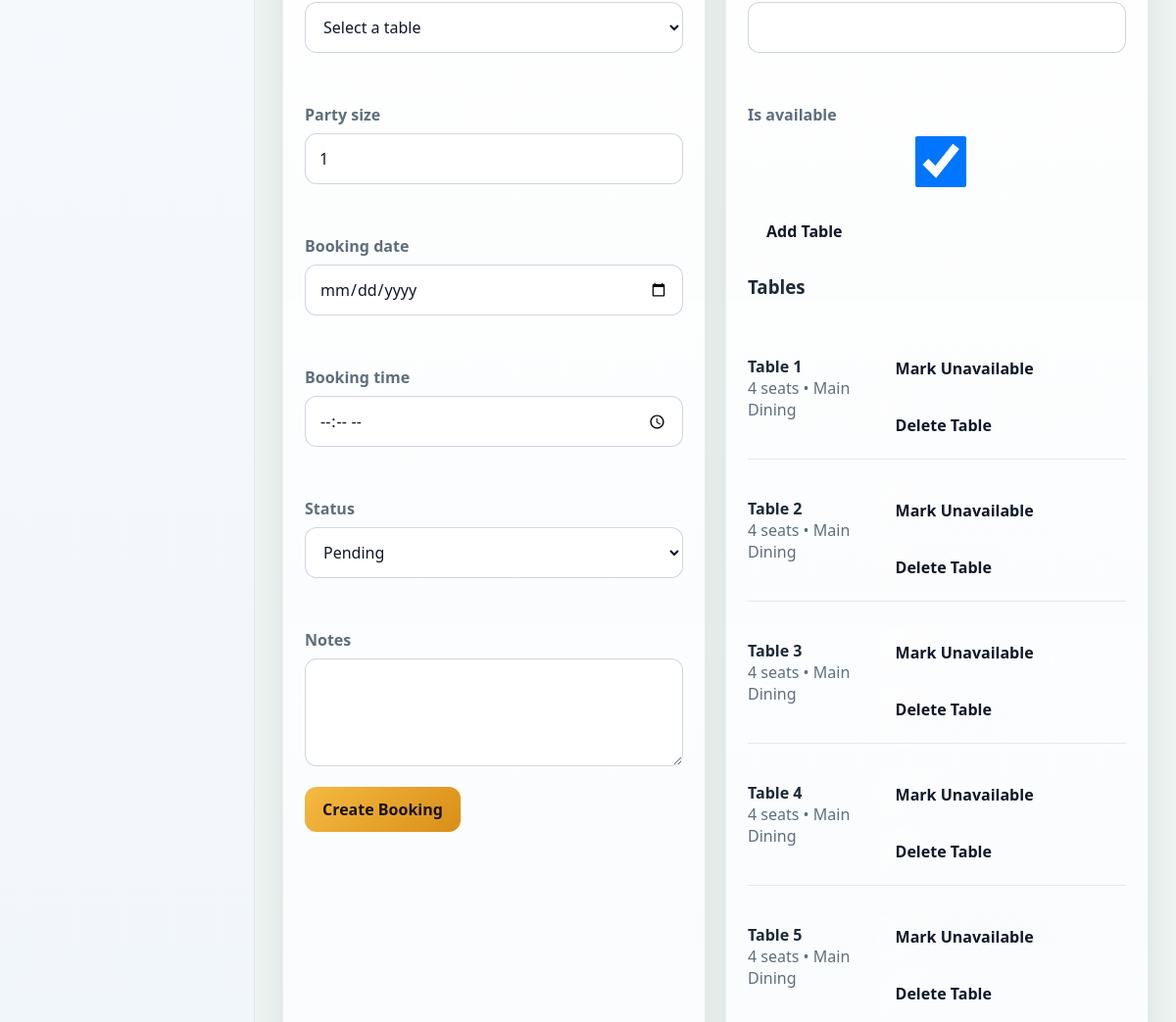
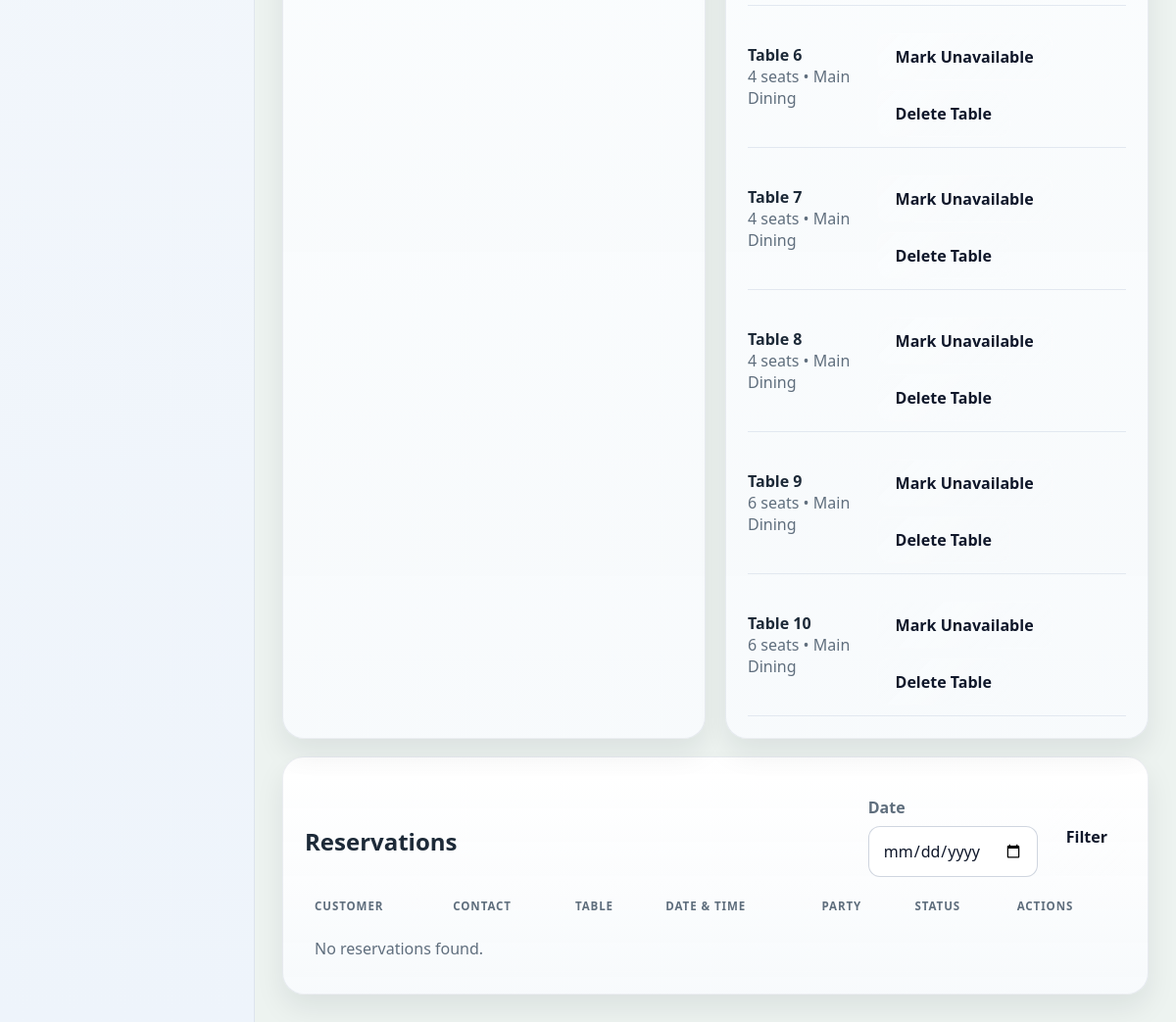
Page /bookings/ (signed in, lower part) on the earlier database version (2 pictures, top to bottom).
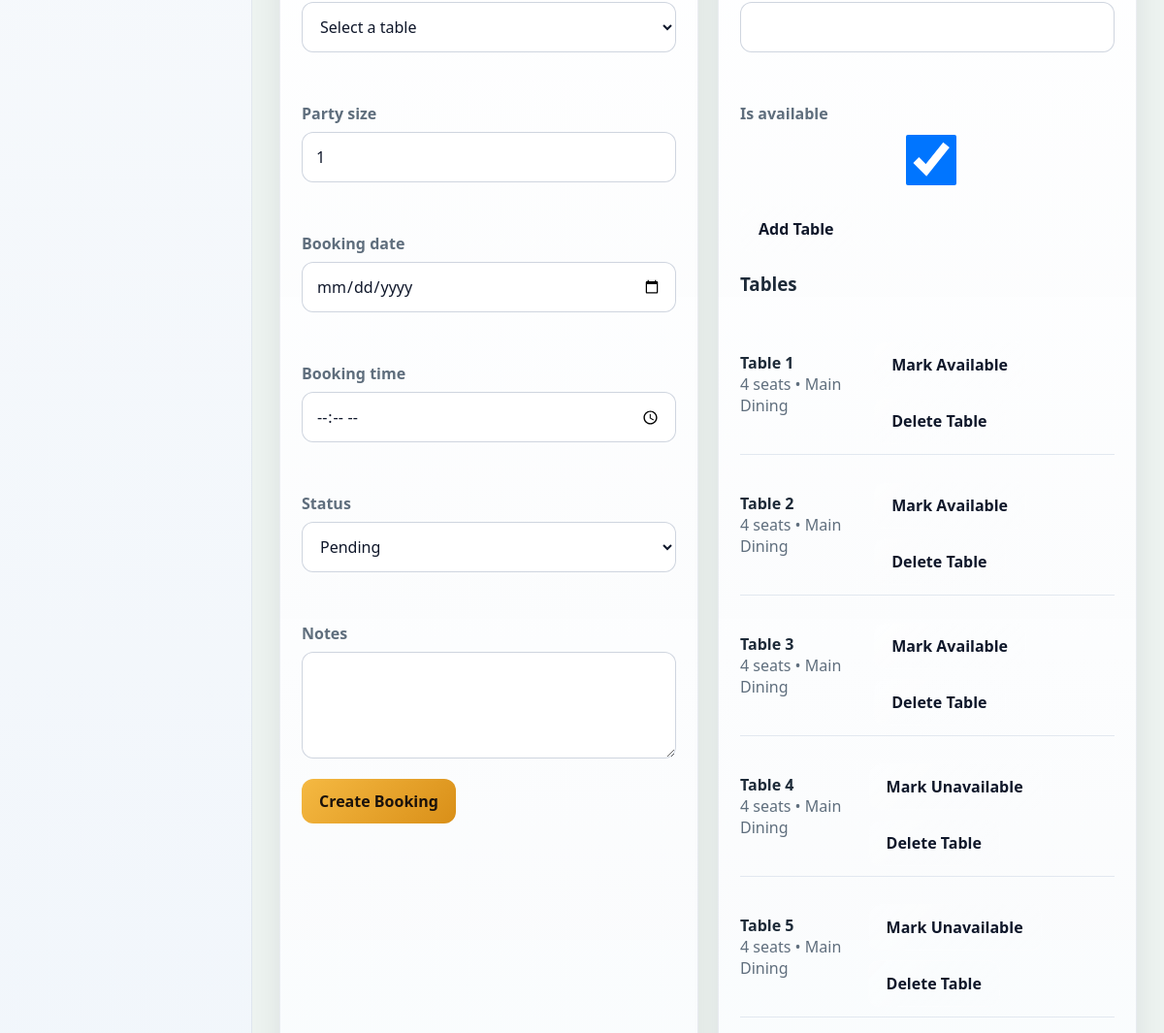
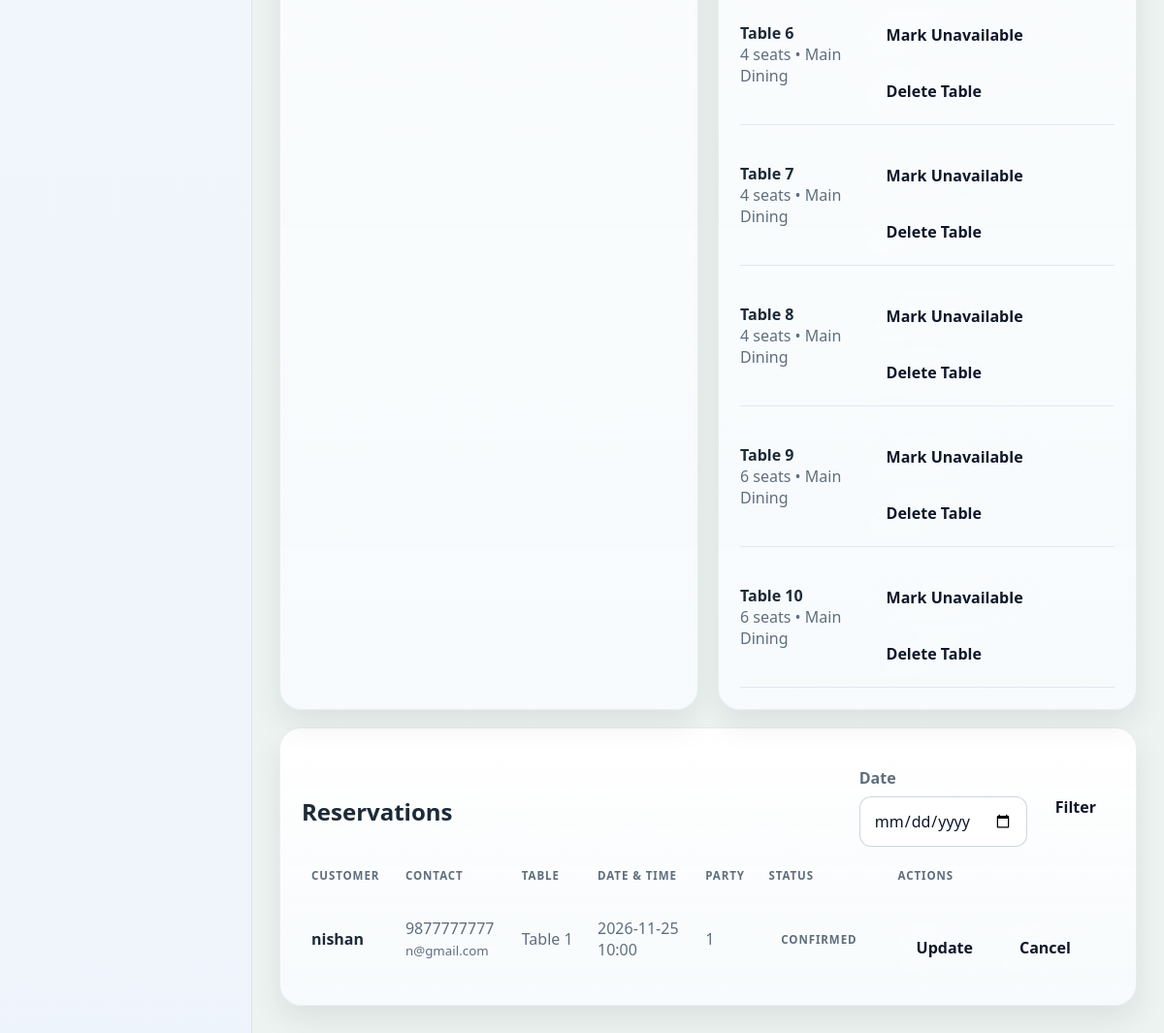
Same page on the later database version (2 pictures, top to bottom).
### restaurant/models.py (models this page shows, shortened)
class RestaurantTable(models.Model):
    table_number = models.PositiveIntegerField(unique=True)
    name = models.CharField(max_length=50, blank=True)
    capacity = models.PositiveIntegerField(default=2)
    location = models.CharField(max_length=100, blank=True)
    is_available = models.BooleanField(default=True)
    class Meta:
        ordering = ["table_number"]
    def __str__(self):
        label = self.name or f"Table {self.table_number}"
        return f"{label} ({self.capacity} seats)"

class TableBooking(models.Model):
    STATUS_CHOICES = [
        ("pending", "Pending"),
        ("confirmed", "Confirmed"),
        ("seated", "Seated"),
        ("completed", "Completed"),
        ("cancelled", "Cancelled"),
    ]
    customer_name = models.CharField(max_length=120)
    phone = models.CharField(max_length=20)
    email = models.EmailField(blank=True)
    table = models.ForeignKey(RestaurantTable, related_name="bookings", on_delete=models.PROTECT)
    party_size = models.PositiveIntegerField(default=1)
    booking_date = models.DateField()
    booking_time = models.TimeField()
    status = models.CharField(max_length=20, choices=STATUS_CHOICES, default="pending")
    notes = models.TextField(blank=True)
    created_at = models.DateTimeField(auto_now_add=True)
    class Meta:
        ordering = ["booking_date", "booking_time", "table__table_number"]

### restaurant/views.py (the view)
        def wrapped_view(request, *args, **kwargs):
            if not request.user.is_authenticated:
                return redirect("login")
            if not request.user.is_active:
                return redirect("login")
            if roles and request.user.role not in roles:
                messages.warning(request, "You do not have permission to access that page.")
                return redirect("dashboard")
            return view_func(request, *args, **kwargs)

### restaurant/forms.py
class RestaurantTableForm(forms.ModelForm):
    class Meta:
        model = RestaurantTable
        fields = ["table_number", "name", "capacity", "location", "is_available"]
        widgets = {
            "table_number": forms.NumberInput(attrs={"min": 1}),
            "capacity": forms.NumberInput(attrs={"min": 1}),
        }

### restaurant/views.py (called while the page is built)
def role_required(*roles):
    def decorator(view_func):
        def wrapped_view(request, *args, **kwargs):
            if not request.user.is_authenticated:
                return redirect("login")
            if not request.user.is_active:
                return redirect("login")
            if roles and request.user.role not in roles:
                messages.warning(request, "You do not have permission to access that page.")
                return redirect("dashboard")
            return view_func(request, *args, **kwargs)
        return wrapped_view
    return decorator

### restaurant/templates/restaurant/bookings.html (shortened to what the changed rows need)
{% extends 'restaurant/base.html' %}
{% block content %}
  <div class="grid-2">
    <section class="section">
      <form method="post">
        <div class="grid-2">
          {% for field in booking_form %}
            <div class="field">
              <label for="{{ field.id_for_label }}">{{ field.label }}</label>
              {{ field }}
            </div>
          {% endfor %}
        </div>
      </form>
    </section>
    {% if user.role == 'admin' or user.role == 'manager' %}
      <section class="section">
        <form method="post">
          <div class="grid-2">
            {% for field in table_form %}
              <div class="field">
                <label for="{{ field.id_for_label }}">{{ field.label }}</label>
                {{ field }}
              </div>
            {% endfor %}
          </div>
        </form>
        {% for table in tables %}
          <div style="display:flex; justify-content:space-between; align-items:center; gap:8px; border-bottom:1px solid #e2e8f0; padding:10px 0;">
            <div>
              <strong>{% if table.name %}{{ table.name }}{% else %}Table {{ table.table_number }}{% endif %}</strong>
              <div class="muted">{{ table.capacity }} seats{% if table.location %} • {{ table.location }}{% endif %}</div>
            </div>
            <div class="inline-buttons">
              <form method="post" action="{% url 'table_toggle_available' table.pk %}">
                <button type="submit" class="secondary">
                  {% if table.is_available %}Mark Unavailable{% else %}Mark Available{% endif %}
                </button>
              </form>
              <form method="post" action="{% url 'table_delete' table.pk %}">
                <button type="submit" class="secondary" onclick="return confirm('Delete this table? Tables with reservation history cannot be deleted.')">Delete Table</button>
              </form>
            </div>
          </div>
        {% empty %}
          <p class="muted">No tables configured.</p>
        {% endfor %}
      </section>
    {% endif %}
  </div>
  <div class="section">
    <div style="display:flex; justify-content:space-between; align-items:end; gap:12px; flex-wrap:wrap;">
      <h2>Reservations</h2>
    </div>
    <table class="table">
      <thead>
        <tr>
          <th>Customer</th>
          <th>Contact</th>
          <th>Table</th>
          <th>Date & Time</th>
          <th>Party</th>
          <th>Status</th>
          <th>Actions</th>
        </tr>
      </thead>
      <tbody>
        {% for booking in bookings %}
          <tr>
            <td><strong>{{ booking.customer_name }}</strong>{% if booking.notes %}<br /><small class="muted">{{ booking.notes }}</small>{% endif %}</td>
            <td>{{ booking.phone }}{% if booking.email %}<br /><small>{{ booking.email }}</small>{% endif %}</td>
            <td>{% if booking.table.name %}{{ booking.table.name }}{% else %}Table {{ booking.table.table_number }}{% endif %}</td>
            <td>{{ booking.booking_date|date:'Y-m-d' }}<br />{{ booking.booking_time|time:'H:i' }}</td>
            <td>{{ booking.party_size }}</td>
            <td><span class="status-badge status-{{ booking.status }}">{{ booking.get_status_display }}</span></td>
            <td>
              <div class="inline-buttons">
                <a href="{% url 'booking_update' booking.pk %}"><button type="button" class="secondary">Update</button></a>
                {% if booking.status != 'cancelled' %}
                  <form method="post" action="{% url 'booking_cancel' booking.pk %}">
                    <button type="submit" class="secondary" onclick="return confirm('Cancel this booking?')">Cancel</button>
                  </form>
                {% endif %}
              </div>
            </td>
          </tr>
        {% empty %}
          <tr><td colspan="7" class="muted">No reservations found.</td></tr>
        {% endfor %}
      </tbody>
    </table>
  </div>
{% endblock %}

Differences in the rows shown:
computed for RestaurantTable "Table 1": text "Mark Unavailable" → "Mark Available"
computed for RestaurantTable "Table 2": text "Mark Unavailable" → "Mark Available"
computed for RestaurantTable "Table 3": text "Mark Unavailable" → "Mark Available"
added TableBooking: customer_name "nishan", phone "9877777777", email "n@gmail.com", table.name "Table 1", booking_date "2026-11-25", booking_time "10:00", party_size "1", status "CONFIRMED", shows "Cancel"
Other differences:
text no longer shown: "No reservations found."
